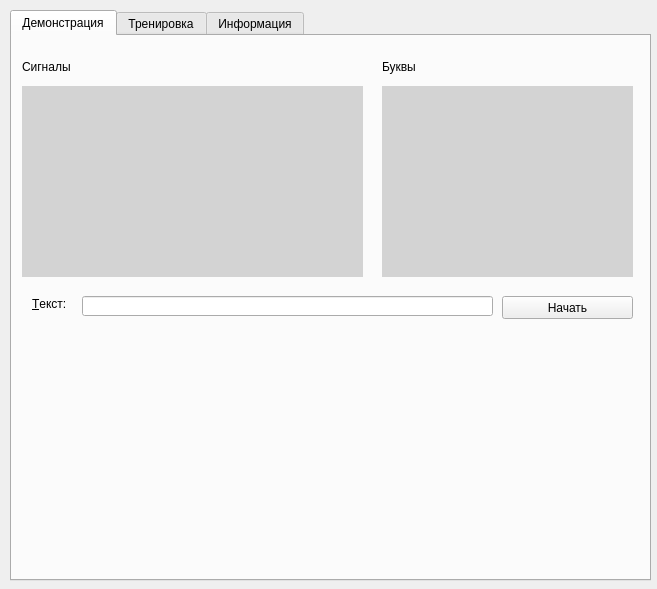
<?xml version="1.0" encoding="UTF-8"?>
<ui version="4.0">
 <class>Widget</class>
 <widget class="QWidget" name="Widget">
  <property name="geometry">
   <rect>
    <x>0</x>
    <y>0</y>
    <width>657</width>
    <height>589</height>
   </rect>
  </property>
  <property name="windowTitle">
   <string>Семафорная азбука</string>
  </property>
  <widget class="QTabWidget" name="tabWidget">
   <property name="geometry">
    <rect>
     <x>10</x>
     <y>10</y>
     <width>641</width>
     <height>571</height>
    </rect>
   </property>
   <property name="currentIndex">
    <number>0</number>
   </property>
   <widget class="QWidget" name="tab">
    <attribute name="title">
     <string>Демонстрация</string>
    </attribute>
    <widget class="QLabel" name="label">
     <property name="geometry">
      <rect>
       <x>10</x>
       <y>20</y>
       <width>91</width>
       <height>21</height>
      </rect>
     </property>
     <property name="text">
      <string>Сигналы</string>
     </property>
    </widget>
    <widget class="QLabel" name="label_2">
     <property name="geometry">
      <rect>
       <x>370</x>
       <y>20</y>
       <width>91</width>
       <height>21</height>
      </rect>
     </property>
     <property name="text">
      <string>Буквы</string>
     </property>
     <property name="textInteractionFlags">
      <set>Qt::LinksAccessibleByMouse</set>
     </property>
    </widget>
    <widget class="QLabel" name="semaforLabel">
     <property name="geometry">
      <rect>
       <x>10</x>
       <y>50</y>
       <width>341</width>
       <height>191</height>
      </rect>
     </property>
     <property name="styleSheet">
      <string notr="true">background-color: rgb(211, 211, 211);</string>
     </property>
     <property name="text">
      <string/>
     </property>
     <property name="scaledContents">
      <bool>false</bool>
     </property>
     <property name="alignment">
      <set>Qt::AlignCenter</set>
     </property>
    </widget>
    <widget class="QLabel" name="letterLabel">
     <property name="geometry">
      <rect>
       <x>370</x>
       <y>50</y>
       <width>251</width>
       <height>191</height>
      </rect>
     </property>
     <property name="styleSheet">
      <string notr="true">background-color: rgb(211, 211, 211);
font-size:34px;
color: rgb(99, 138, 172);</string>
     </property>
     <property name="text">
      <string/>
     </property>
     <property name="alignment">
      <set>Qt::AlignCenter</set>
     </property>
    </widget>
    <widget class="QLabel" name="label_5">
     <property name="geometry">
      <rect>
       <x>20</x>
       <y>260</y>
       <width>51</width>
       <height>16</height>
      </rect>
     </property>
     <property name="text">
      <string>&amp;Текст:</string>
     </property>
     <property name="textInteractionFlags">
      <set>Qt::LinksAccessibleByMouse</set>
     </property>
     <property name="buddy">
      <cstring>wordsEdit</cstring>
     </property>
    </widget>
    <widget class="QLineEdit" name="wordsEdit">
     <property name="geometry">
      <rect>
       <x>70</x>
       <y>260</y>
       <width>411</width>
       <height>20</height>
      </rect>
     </property>
    </widget>
    <widget class="QPushButton" name="startButton">
     <property name="geometry">
      <rect>
       <x>490</x>
       <y>260</y>
       <width>131</width>
       <height>23</height>
      </rect>
     </property>
     <property name="text">
      <string>Начать</string>
     </property>
    </widget>
   </widget>
   <widget class="QWidget" name="tab_2">
    <attribute name="title">
     <string>Тренировка</string>
    </attribute>
    <widget class="QLabel" name="label_6">
     <property name="geometry">
      <rect>
       <x>370</x>
       <y>170</y>
       <width>51</width>
       <height>16</height>
      </rect>
     </property>
     <property name="text">
      <string>Текст:</string>
     </property>
     <property name="buddy">
      <cstring></cstring>
     </property>
    </widget>
    <widget class="QLineEdit" name="inputEdit">
     <property name="geometry">
      <rect>
       <x>420</x>
       <y>170</y>
       <width>191</width>
       <height>20</height>
      </rect>
     </property>
    </widget>
    <widget class="QLabel" name="label_7">
     <property name="geometry">
      <rect>
       <x>370</x>
       <y>20</y>
       <width>91</width>
       <height>21</height>
      </rect>
     </property>
     <property name="text">
      <string>Настройки</string>
     </property>
    </widget>
    <widget class="QLabel" name="label_8">
     <property name="geometry">
      <rect>
       <x>10</x>
       <y>20</y>
       <width>91</width>
       <height>21</height>
      </rect>
     </property>
     <property name="text">
      <string>Сигналы</string>
     </property>
    </widget>
    <widget class="QLabel" name="semaforLabel_2">
     <property name="geometry">
      <rect>
       <x>10</x>
       <y>50</y>
       <width>341</width>
       <height>191</height>
      </rect>
     </property>
     <property name="styleSheet">
      <string notr="true">background-color: rgb(211, 211, 211);</string>
     </property>
     <property name="text">
      <string/>
     </property>
     <property name="alignment">
      <set>Qt::AlignCenter</set>
     </property>
    </widget>
    <widget class="QSpinBox" name="timeSpinBox">
     <property name="geometry">
      <rect>
       <x>500</x>
       <y>60</y>
       <width>111</width>
       <height>22</height>
      </rect>
     </property>
     <property name="minimum">
      <number>1</number>
     </property>
     <property name="maximum">
      <number>5</number>
     </property>
    </widget>
    <widget class="QLabel" name="label_11">
     <property name="geometry">
      <rect>
       <x>370</x>
       <y>60</y>
       <width>121</width>
       <height>16</height>
      </rect>
     </property>
     <property name="text">
      <string>&amp;Время демонстрации:</string>
     </property>
     <property name="buddy">
      <cstring>timeSpinBox</cstring>
     </property>
    </widget>
    <widget class="QPushButton" name="startButton_2">
     <property name="geometry">
      <rect>
       <x>370</x>
       <y>210</y>
       <width>251</width>
       <height>31</height>
      </rect>
     </property>
     <property name="text">
      <string>Начать</string>
     </property>
    </widget>
    <widget class="QLabel" name="label_9">
     <property name="geometry">
      <rect>
       <x>370</x>
       <y>100</y>
       <width>121</width>
       <height>16</height>
      </rect>
     </property>
     <property name="text">
      <string>Сложность слова: </string>
     </property>
    </widget>
    <widget class="QComboBox" name="levelComboBox">
     <property name="geometry">
      <rect>
       <x>500</x>
       <y>100</y>
       <width>111</width>
       <height>22</height>
      </rect>
     </property>
     <item>
      <property name="text">
       <string>Простое слово</string>
      </property>
     </item>
     <item>
      <property name="text">
       <string>Нормальное слово</string>
      </property>
     </item>
     <item>
      <property name="text">
       <string>Сложное слово</string>
      </property>
     </item>
    </widget>
    <widget class="QCheckBox" name="repeatCheckBox">
     <property name="geometry">
      <rect>
       <x>500</x>
       <y>140</y>
       <width>81</width>
       <height>17</height>
      </rect>
     </property>
     <property name="text">
      <string>Повторять</string>
     </property>
    </widget>
    <widget class="QLabel" name="label_12">
     <property name="geometry">
      <rect>
       <x>370</x>
       <y>140</y>
       <width>111</width>
       <height>16</height>
      </rect>
     </property>
     <property name="text">
      <string>Повторить сигналы:</string>
     </property>
    </widget>
   </widget>
   <widget class="QWidget" name="tab_4">
    <attribute name="title">
     <string>Информация</string>
    </attribute>
    <widget class="QLabel" name="infoLabel">
     <property name="geometry">
      <rect>
       <x>10</x>
       <y>10</y>
       <width>611</width>
       <height>521</height>
      </rect>
     </property>
     <property name="text">
      <string>TextLabel</string>
     </property>
     <property name="alignment">
      <set>Qt::AlignLeading|Qt::AlignLeft|Qt::AlignTop</set>
     </property>
    </widget>
   </widget>
  </widget>
 </widget>
 <resources/>
 <connections/>
</ui>
